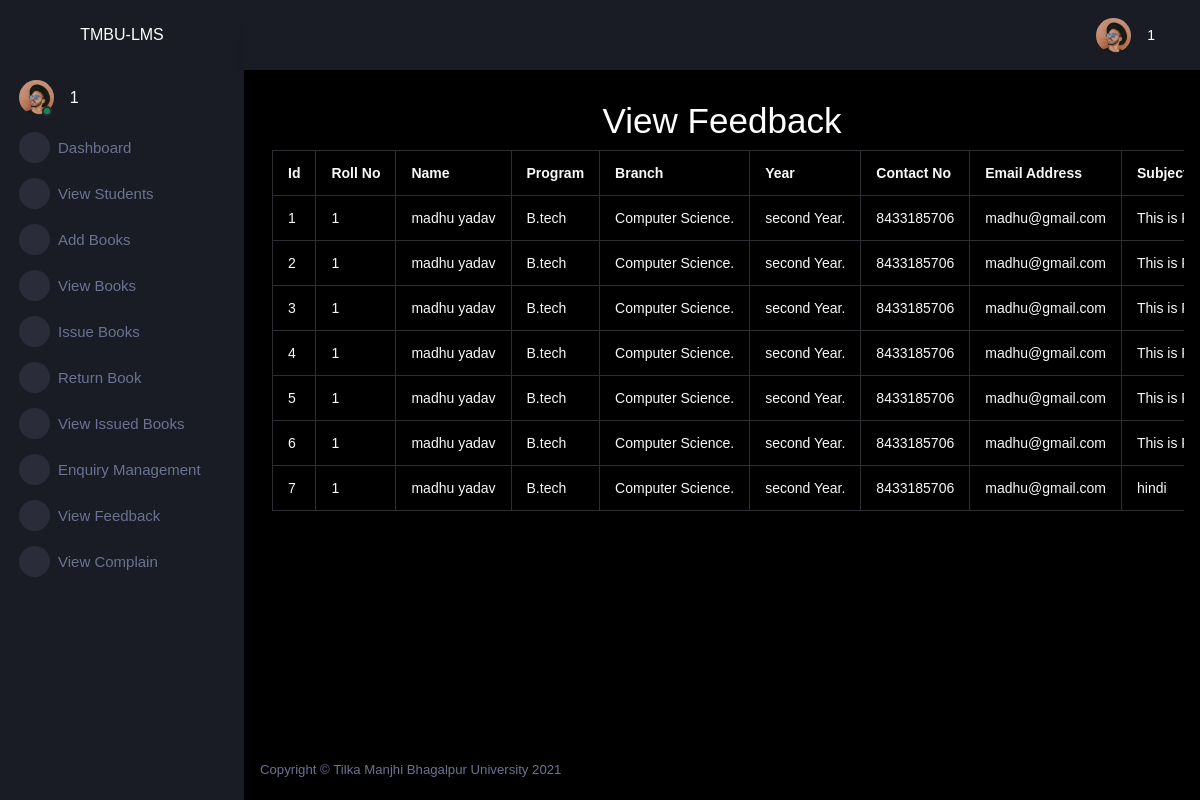
The page /adminapp/viewfeedback/ (signed in) on the database its author committed.
### studentapp/models.py (models this page shows)
class StuResponse(models.Model):
    rollno=models.IntegerField()
    name=models.CharField(max_length=50)
    program=models.CharField(max_length=50)
    branch=models.CharField(max_length=50)
    year=models.CharField(max_length=50)
    contactno=models.CharField(max_length=10)
    emailaddress=models.CharField(max_length=50)
    responsetype=models.CharField(max_length=50)
    subject=models.CharField(max_length=500)
    responsetext=models.CharField(max_length=1000)
    responsedate=models.CharField(max_length=30)

### adminapp/views.py (the view)
# urls.py: path('viewfeedback/',views.viewfeedback,name='viewfeedback'),
@cache_control(no_cache=True,must_revalidate=True,no_store=True)
def viewfeedback(request):
    try:
        if request.session['adminid']!=None:
            adminid=request.session['adminid']
            feed=StuResponse.objects.filter(responsetype='feedback')
            return render(request,"viewfeedback.html",{'adminid':adminid,'feed':feed})
    except KeyError:
        return redirect('lmsapp:login')

### adminapp/templates/viewfeedback.html (shortened to what this page needs)
{% extends "adminparent.html" %}
{% block body %}
    <div class="row">
        <h1 style="text-align:center;">View Feedback</h1>
        <div class="col-sm-12" style="overflow-x: scroll;">
           <table class="table table-bordered text-light">
            <tr>
                <th>Id</th>
                <th>Roll No</th>
                <th>Name</th>
                <th>Program</th>
                <th>Branch</th>
                <th>Year</th>
                <th>Contact No</th>
                <th>Email Address</th>
                <th>Subject</th>
            </tr>
            {% for f in feed %}
               <tr>
                <td>{{forloop.counter}}</td>
                <td>{{f.rollno}}</td>
                <td>{{f.name}}</td>
                <td>{{f.program}}</td>
                <td>{{f.branch}}</td>
                <td>{{f.year}}</td>
                <td>{{f.contactno}}</td>
                <td>{{f.emailaddress}}</td>
                <td>{{f.subject}}</td>
               </tr>
            {% endfor %}
           </table>
        </div>
    </div>
{% endblock body %}

### adminapp/templates/adminparent.html (shortened to what this page needs)
<!DOCTYPE html>
<html lang="en">
    {% load static %}
<head>
    <link rel="stylesheet" href="{% static 'assets/vendors/mdi/css/materialdesignicons.min.css' %}">
    <link rel="stylesheet" href="{% static 'assets/vendors/css/vendor.bundle.base.css' %}">
    <link rel="stylesheet" href="{% static 'assets/vendors/jvectormap/jquery-jvectormap.css' %}">
    <link rel="stylesheet" href="{% static 'assets/vendors/flag-icon-css/css/flag-icon.min.css' %}">
    <link rel="stylesheet" href="{% static 'assets/vendors/owl-carousel-2/owl.carousel.min.css' %}">
    <link rel="stylesheet" href="{% static 'assets/vendors/owl-carousel-2/owl.theme.default.min.css' %}">
    <link rel="stylesheet" href="{% static 'assets/css/style.css' %}">
</head>
<body>
    <div class="container-scroller">
      <nav class="sidebar sidebar-offcanvas" id="sidebar">
          <div class="sidebar-brand-wrapper d-none d-lg-flex align-items-center justify-content-center fixed-top">
            <span>TMBU-LMS</span>
          </div>
          <ul class="nav">
            <li class="nav-item profile">
              <div class="profile-desc">
                <div class="profile-pic">
                  <div class="count-indicator">
                    <img class="img-xs rounded-circle " src="{% static 'assets/images/faces/face15.jpg' %}" alt="">
                    <span class="count bg-success"></span>
                  </div>
                  <div class="profile-name">
                    <h5 class="mb-0 font-weight-normal">{{adminid}}</h5>
                  </div>
                </div>
                <a href="#" id="profile-dropdown" data-bs-toggle="dropdown"><i class="mdi mdi-dots-vertical"></i></a>
              </div>
            </li>
            <li class="nav-item menu-items">
              <a class="nav-link" href="#">
                <span class="menu-icon">
                  <i class="mdi mdi-speedometer"></i>
                </span>
                <span class="menu-title">Dashboard</span>
              </a>
            </li>
           <li class="nav-item menu-items">
              <a class="nav-link" href="{% url 'adminapp:viewstudents' %}">
                <span class="menu-icon">
                  <i class="mdi mdi-playlist-play"></i>
                </span>
                <span class="menu-title">View Students</span>
              </a>
            </li>
            <li class="nav-item menu-items">
              <a class="nav-link" href="{% url 'adminapp:addbook' %}">
                <span class="menu-icon">
                  <i class="mdi mdi-playlist-play"></i>
                </span>
                <span class="menu-title">Add Books</span>
              </a>
            </li>
            <li class="nav-item menu-items">
              <a class="nav-link" href="{% url 'adminapp:viewbook' %}">
                <span class="menu-icon">
                  <i class="mdi mdi-playlist-play"></i>
                </span>
                <span class="menu-title">View Books</span>
              </a>
            </li>
            <li class="nav-item menu-items">
              <a class="nav-link" href="{% url 'adminapp:issuebook' %}">
                <span class="menu-icon">
                  <i class="mdi mdi-playlist-play"></i>
                </span>
                <span class="menu-title">Issue Books</span>
              </a>
            </li>
            <li class="nav-item menu-items">
              <a class="nav-link" href="{% url 'adminapp:returnbook' %}">
                <span class="menu-icon">
                  <i class="mdi mdi-playlist-play"></i>
                </span>
                <span class="menu-title">Return Book</span>
              </a>
            </li>
            <li class="nav-item menu-items">
              <a class="nav-link" href="{% url 'adminapp:viewissuedbook' %}">
                <span class="menu-icon">
                  <i class="mdi mdi-playlist-play"></i>
                </span>
                <span class="menu-title">View Issued Books</span>
              </a>
            </li>
            <li class="nav-item menu-items">
              <a class="nav-link" href="{% url 'adminapp:viewenquiry' %}">
                <span class="menu-icon">
                  <i class="mdi mdi-playlist-play"></i>
                </span>
                <span class="menu-title">Enquiry Management</span>
              </a>
            </li>
            <li class="nav-item menu-items">
              <a class="nav-link" href="{% url 'adminapp:viewfeedback' %}">
                <span class="menu-icon">
                  <i class="mdi mdi-playlist-play"></i>
                </span>
                <span class="menu-title">View Feedback</span>
              </a>
            </li>
            <li class="nav-item menu-items">
              <a class="nav-link" href="{% url 'adminapp:viewcomplain' %}">
                <span class="menu-icon">
                  <i class="mdi mdi-playlist-play"></i>
                </span>
                <span class="menu-title">View Complain</span>
              </a>
            </li>
          </ul>
        </nav>
        <div class="container-fluid page-body-wrapper">
          <nav class="navbar p-0 fixed-top d-flex flex-row">
            <div class="navbar-menu-wrapper flex-grow d-flex align-items-stretch">
              <button class="navbar-toggler navbar-toggler align-self-center" type="button" data-toggle="minimize">
                <span class="mdi mdi-menu"></span>
              </button>
              <ul class="navbar-nav navbar-nav-right">
                <li class="nav-item dropdown">
                  <a class="nav-link" id="profileDropdown" href="#" data-bs-toggle="dropdown">
                    <div class="navbar-profile">
                      <img class="img-xs rounded-circle" src="{% static 'assets/images/faces/face15.jpg' %}" alt="">
                      <p class="mb-0 d-none d-sm-block navbar-profile-name">{{adminid}}</p>
                      <i class="mdi mdi-menu-down d-none d-sm-block"></i>
                    </div>
                  </a>
                </li>
              </ul>
            </div>
          </nav>
          <div class="main-panel">
            <div class="content-wrapper">
              {% block body %}
              {% endblock body %}
            </div>
            <footer class="footer">
              <div class="d-sm-flex justify-content-center justify-content-sm-between">
                <span class="text-muted d-block text-center text-sm-left d-sm-inline-block">Copyright © Tilka Manjhi Bhagalpur University 2021</span>
              </div>
            </footer>
          </div>
        </div>
      </div>
</body>
</html>

### rows shown on the page
StuResponse: rollno "1", name "madhu yadav", program "B.tech", branch "Computer Science.", year "second Year.", contactno "8433185706", emailaddress "madhu@gmail.com", subject "This is…"
StuResponse: rollno "1", name "madhu yadav", program "B.tech", branch "Computer Science.", year "second Year.", contactno "8433185706", emailaddress "madhu@gmail.com", subject "This is…"
StuResponse: rollno "1", name "madhu yadav", program "B.tech", branch "Computer Science.", year "second Year.", contactno "8433185706", emailaddress "madhu@gmail.com", subject "This is…"
StuResponse: rollno "1", name "madhu yadav", program "B.tech", branch "Computer Science.", year "second Year.", contactno "8433185706", emailaddress "madhu@gmail.com", subject "This is…"
StuResponse: rollno "1", name "madhu yadav", program "B.tech", branch "Computer Science.", year "second Year.", contactno "8433185706", emailaddress "madhu@gmail.com", subject "This is…"
StuResponse: rollno "1", name "madhu yadav", program "B.tech", branch "Computer Science.", year "second Year.", contactno "8433185706", emailaddress "madhu@gmail.com", subject "This is…"
StuResponse: rollno "1", name "madhu yadav", program "B.tech", branch "Computer Science.", year "second Year.", contactno "8433185706", emailaddress "madhu@gmail.com", subject "hindi"

### other values the page prints
{{ adminid }} "1"
